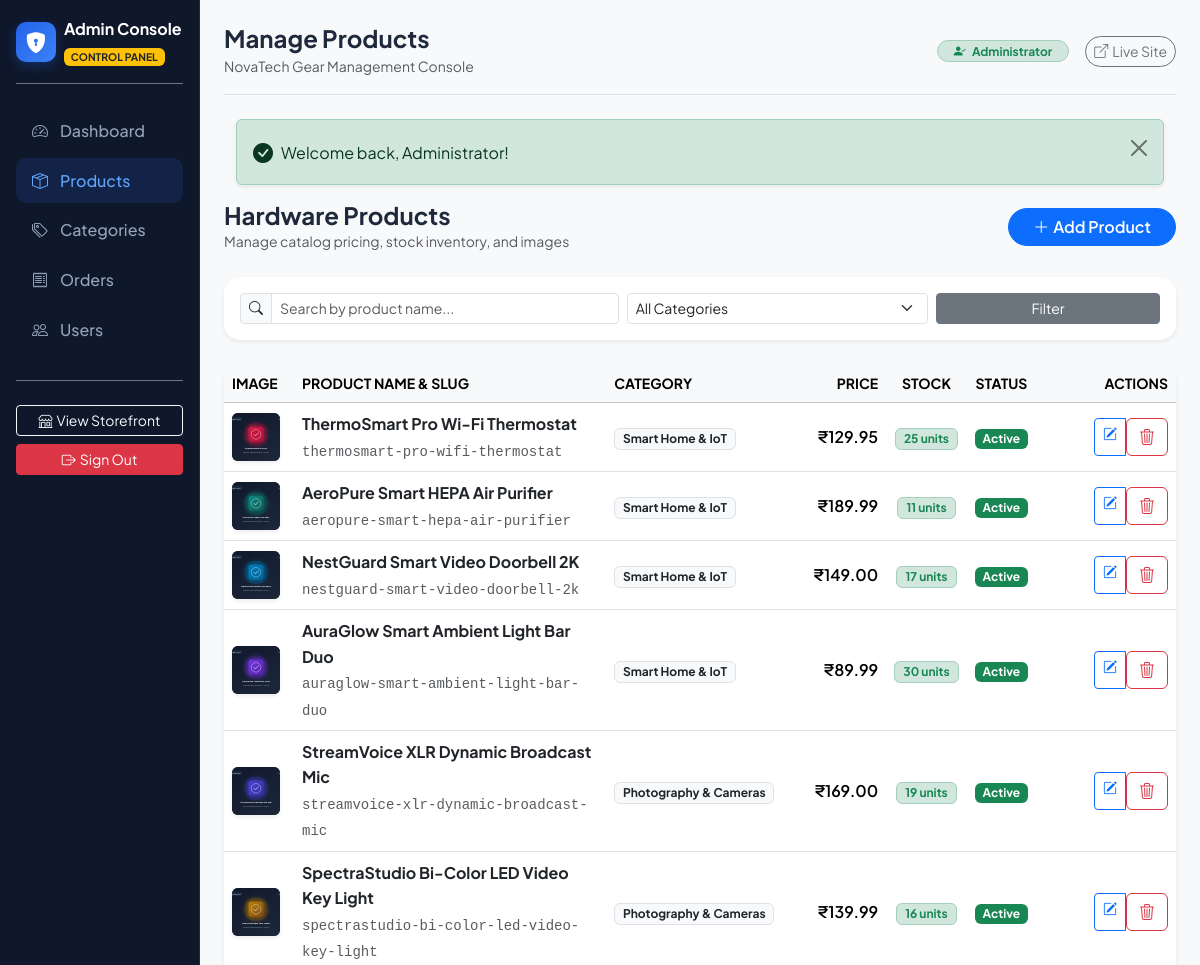
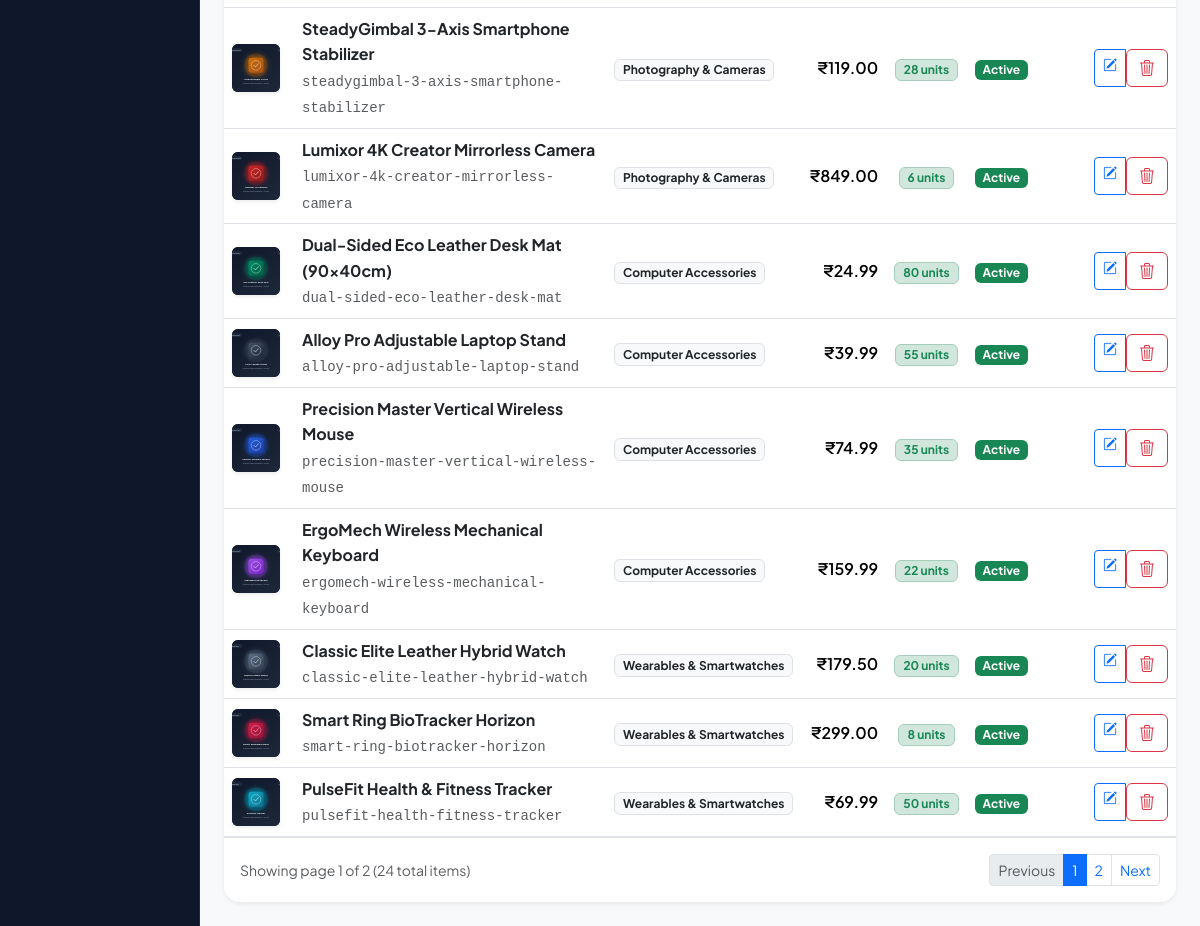
/admin/products (signed in), run on an earlier commit of the app's database (2 pictures, top to bottom).
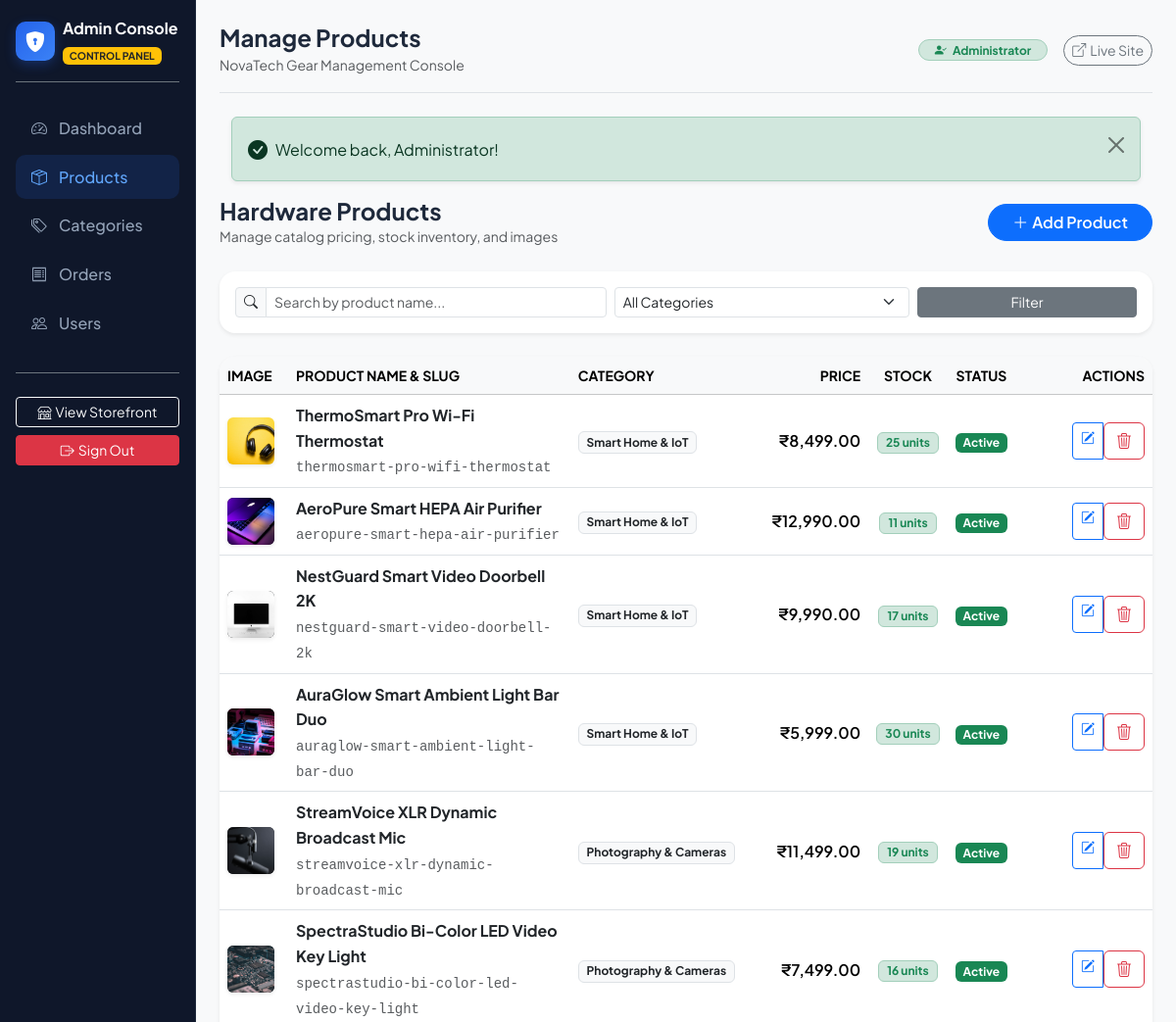
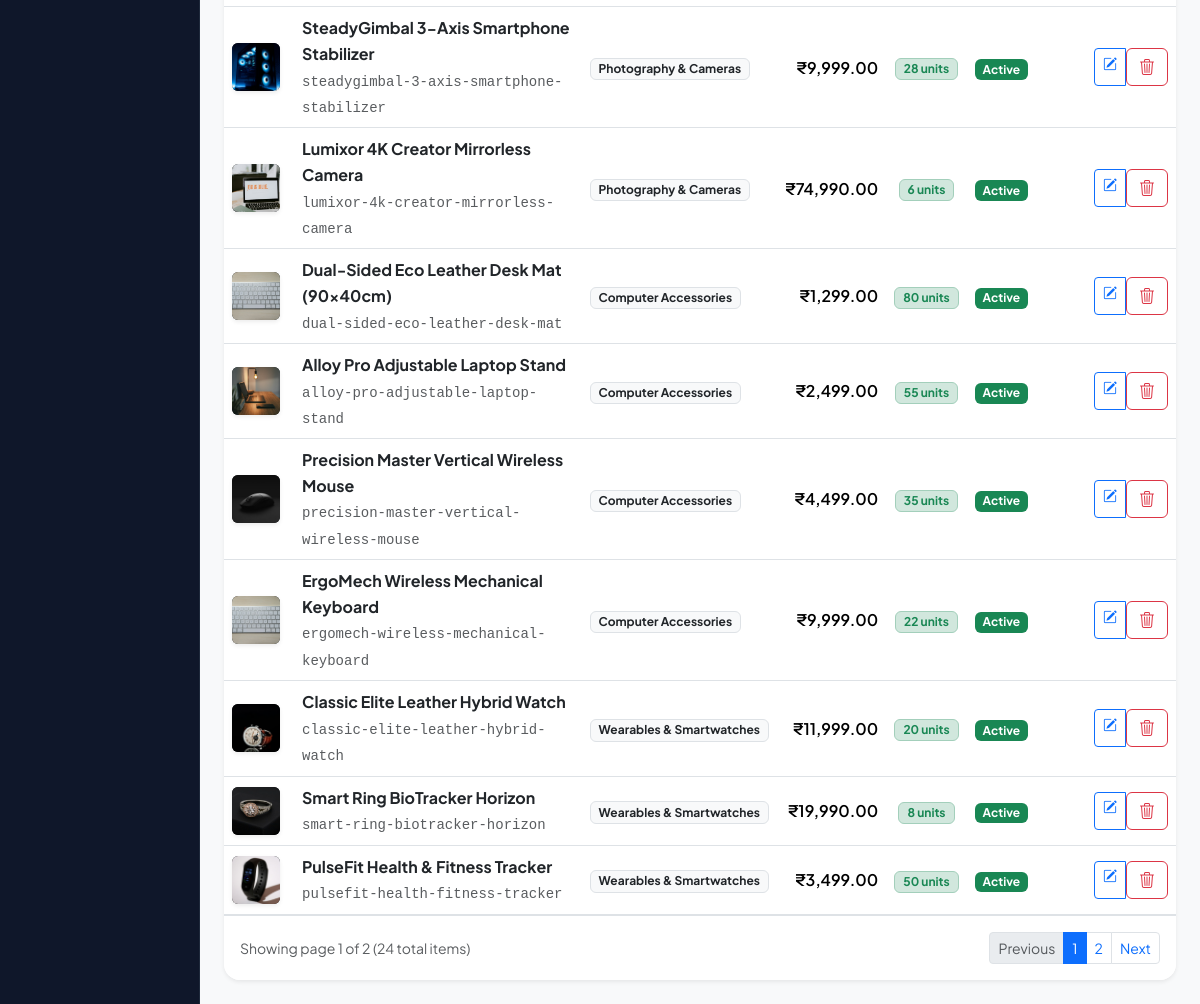
And on a later commit of the database (2 pictures, top to bottom).
### tables this page shows
CREATE TABLE `products` (
    `id` INT UNSIGNED AUTO_INCREMENT PRIMARY KEY,
    `category_id` INT UNSIGNED NOT NULL,
    `name` VARCHAR(150) NOT NULL,
    `slug` VARCHAR(150) NOT NULL UNIQUE,
    `description` TEXT NULL,
    `price` DECIMAL(10, 2) NOT NULL,
    `original_price` DECIMAL(10, 2) NULL,
    `brand` VARCHAR(100) NULL,
    `rating` DECIMAL(2, 1) NOT NULL DEFAULT 4.5,
    `review_count` INT UNSIGNED NOT NULL DEFAULT 0,
    `is_featured` TINYINT(1) NOT NULL DEFAULT 0,
    `is_deal` TINYINT(1) NOT NULL DEFAULT 0,
    `stock` INT NOT NULL DEFAULT 0,
    `image` VARCHAR(255) NULL,
    `is_active` TINYINT(1) NOT NULL DEFAULT 1,
    `created_at` TIMESTAMP NOT NULL DEFAULT CURRENT_TIMESTAMP,
    CONSTRAINT `fk_products_category` 
        FOREIGN KEY (`category_id`) REFERENCES `categories` (`id`) 
        ON DELETE RESTRICT ON UPDATE CASCADE,
    INDEX `idx_products_category` (`category_id`),
    INDEX `idx_products_is_active` (`is_active`),
    INDEX `idx_products_slug` (`slug`),
    INDEX `idx_products_featured` (`is_featured`),
    INDEX `idx_products_deal` (`is_deal`)
);

CREATE TABLE `categories` (
    `id` INT UNSIGNED AUTO_INCREMENT PRIMARY KEY,
    `name` VARCHAR(100) NOT NULL,
    `slug` VARCHAR(100) NOT NULL UNIQUE,
    INDEX `idx_categories_slug` (`slug`)
);

### app/views/admin/products/index.php (the view, shortened to what the rows shown need)
<div class="d-flex flex-column flex-md-row justify-content-between align-items-md-center mb-4 gap-3">
    <div>
        <h4 class="fw-bold m-0">Hardware Products</h4>
        <p class="text-muted small m-0">Manage catalog pricing, stock inventory, and images</p>
    </div>
    <div class="d-flex gap-2">
        <a href="/admin/products/create" class="btn btn-primary rounded-pill px-4 fw-semibold">
            <i class="bi bi-plus-lg me-1"></i>Add Product
        </a>
    </div>
</div>
<div class="card border-0 shadow-sm rounded-4 p-3 mb-4">
    <form action="/admin/products" method="GET" class="row g-2 align-items-center">
        <div class="col-md-5">
            <div class="input-group input-group-sm">
                <span class="input-group-text bg-light"><i class="bi bi-search"></i></span>
                <input type="text" name="q" class="form-control" placeholder="Search by product name..." value="<?= e($filters['q'] ?? '') ?>">
            </div>
        </div>
        <div class="col-md-4">
            <select name="category_id" class="form-select form-select-sm" onchange="this.form.submit()">
                <option value="0">All Categories</option>
            </select>
        </div>
        <div class="col-md-3 d-flex gap-2">
            <button type="submit" class="btn btn-secondary btn-sm flex-grow-1">Filter</button>
        </div>
    </form>
</div>
<div class="card border-0 shadow-sm rounded-4 overflow-hidden">
    <div class="table-responsive">
        <table class="table table-hover align-middle mb-0">
            <thead class="table-light small text-muted text-uppercase">
                <tr>
                    <th style="width: 70px;">Image</th>
                    <th>Product Name & Slug</th>
                    <th>Category</th>
                    <th class="text-end">Price</th>
                    <th class="text-center">Stock</th>
                    <th class="text-center">Status</th>
                    <th class="text-end" style="width: 140px;">Actions</th>
                </tr>
            </thead>
            <tbody>
                <?php if (empty($products)): ?>
                    <tr>
                        <td colspan="7" class="text-center py-4 text-muted">No products found matching criteria.</td>
                    </tr>
                <?php else: ?>
                    <?php foreach ($products as $p): ?>
                        <tr>
                            <td>
                                <img src="<?= upload_url($p['image']) ?>" alt="" class="rounded bg-dark shadow-sm" style="width: 48px; height: 48px; object-fit: cover;">
                            </td>
                            <td>
                                <div class="fw-bold text-dark"><?= e($p['name']) ?></div>
                                <span class="small text-muted font-monospace"><?= e($p['slug']) ?></span>
                            </td>
                            <td>
                                <span class="badge bg-light text-dark border small"><?= e($p['category_name']) ?></span>
                            </td>
                            <td class="text-end fw-semibold"><?= format_price($p['price']) ?></td>
                            <td class="text-center">
                                <?php if ($p['stock'] <= 5): ?>
                                    <span class="badge bg-danger-subtle text-danger border border-danger-subtle px-2 py-1"><?= $p['stock'] ?> units</span>
                                <?php else: ?>
                                    <span class="badge bg-success-subtle text-success border border-success-subtle px-2 py-1"><?= $p['stock'] ?> units</span>
                                <?php endif; ?>
                            </td>
                            <td class="text-center">
                                <?php if ($p['is_active']): ?>
                                    <span class="badge bg-success small">Active</span>
                                <?php else: ?>
                                    <span class="badge bg-secondary small">Inactive</span>
                                <?php endif; ?>
                            </td>
                            <td class="text-end">
                                <div class="btn-group btn-group-sm">
                                    <a href="/admin/products/<?= $p['id'] ?>/edit" class="btn btn-outline-primary" title="Edit">
                                        <i class="bi bi-pencil-square"></i>
                                    </a>
                                    <form action="/admin/products/<?= $p['id'] ?>/delete" method="POST" class="d-inline m-0" onsubmit="return confirm('Delete or deactivate product <?= e($p['name']) ?>?');">
                                        <button type="submit" class="btn btn-outline-danger" title="Delete">
                                            <i class="bi bi-trash3"></i>
                                        </button>
                                    </form>
                                </div>
                            </td>
                        </tr>
                    <?php endforeach; ?>
                <?php endif; ?>
            </tbody>
        </table>
    </div>
    <?php if ($totalPages > 1): ?>
        <div class="card-footer bg-white p-3 border-top d-flex justify-content-between align-items-center">
            <span class="small text-muted">Showing page <?= $page ?> of <?= $totalPages ?> (<?= $totalItems ?> total items)</span>
            <ul class="pagination pagination-sm m-0">
                <li class="page-item <?= ($page <= 1) ? 'disabled' : '' ?>">
                    <a class="page-link" href="/admin/products?page=<?= $page - 1 ?>&q=<?= urlencode($filters['q'] ?? '') ?>">Previous</a>
                </li>
                <?php for ($p = 1; $p <= $totalPages; $p++): ?>
                    <li class="page-item <?= ($p === $page) ? 'active' : '' ?>">
                        <a class="page-link" href="/admin/products?page=<?= $p ?>&q=<?= urlencode($filters['q'] ?? '') ?>"><?= $p ?></a>
                    </li>
                <?php endfor; ?>
                <li class="page-item <?= ($page >= $totalPages) ? 'disabled' : '' ?>">
                    <a class="page-link" href="/admin/products?page=<?= $page + 1 ?>&q=<?= urlencode($filters['q'] ?? '') ?>">Next</a>
                </li>
            </ul>
        </div>
    <?php endif; ?>
</div>

### app/core/Router.php (shortened to what the rows shown need)
<?php
class Router
{
    private array $routes = [];
    private array $groupMiddleware = [];
    public function group(array $attributes, callable $callback): void
    {
        $previousMiddleware = $this->groupMiddleware;
        if (isset($attributes['middleware'])) {
            $middlewares = is_array($attributes['middleware']) ? $attributes['middleware'] : [$attributes['middleware']];
            $this->groupMiddleware = array_merge($this->groupMiddleware, $middlewares);
        }
        $this->groupMiddleware = $previousMiddleware;
    }
    private function addRoute(string $method, string $path, array|callable $handler, array $middleware = []): self
    {
        $allMiddleware = array_merge($this->groupMiddleware, $middleware);
        $cleanPath = '/' . trim($path, '/');
        $pattern = preg_replace('/\{([a-zA-Z0-9_]+)\}/', '(?P<$1>[^/]+)', $cleanPath);
        $pattern = "#^" . $pattern . "$#";
        $this->routes[] = [
            'method'     => strtoupper($method),
            'path'       => $cleanPath,
            'pattern'    => $pattern,
            'handler'    => $handler,
            'middleware' => $allMiddleware
        ];
        return $this;
    }
    public function dispatch(Request $request): void
    {
        $method = $request->method();
        $uri = $request->uri();
        foreach ($this->routes as $route) {
            if ($route['method'] !== $method) {
                continue;
            }
            if (preg_match($route['pattern'], $uri, $matches)) {
                $params = [];
                $handler = $route['handler'];
                if (is_array($handler) && count($handler) === 2) {
                    [$controllerClass, $action] = $handler;
                    $controller = new $controllerClass();
                    $controller->$action($request, ...array_values($params));
                    return;
                }
            }
        }
    }
}

What changed in the data, as far as the page shows it:
changed products "ThermoSmart Pro Wi-Fi Thermostat": image: a different picture; price "₹129.95" → "₹8,499.00"
changed products "AeroPure Smart HEPA Air Purifier": image: a different picture; price "₹189.99" → "₹12,990.00"
changed products "NestGuard Smart Video Doorbell 2K": image: a different picture; price "₹149.00" → "₹9,990.00"
changed products "AuraGlow Smart Ambient Light Bar Duo": image: a different picture; price "₹89.99" → "₹5,999.00"
changed products "StreamVoice XLR Dynamic Broadcast Mic": image: a different picture; price "₹169.00" → "₹11,499.00"
changed products "SpectraStudio Bi-Color LED Video Key Light": image: a different picture; price "₹139.99" → "₹7,499.00"
changed products "SteadyGimbal 3-Axis Smartphone Stabilizer": image: a different picture; price "₹119.00" → "₹9,999.00"
changed products "Lumixor 4K Creator Mirrorless Camera": image: a different picture; price "₹849.00" → "₹74,990.00"
changed products "Dual-Sided Eco Leather Desk Mat (90x40cm)": image: a different picture; price "₹24.99" → "₹1,299.00"
changed products "Alloy Pro Adjustable Laptop Stand": image: a different picture; price "₹39.99" → "₹2,499.00"
changed products "Precision Master Vertical Wireless Mouse": image: a different picture; price "₹74.99" → "₹4,499.00"
changed products "ErgoMech Wireless Mechanical Keyboard": image: a different picture; price "₹159.99" → "₹9,999.00"
changed products "Classic Elite Leather Hybrid Watch": image: a different picture; price "₹179.50" → "₹11,999.00"
changed products "Smart Ring BioTracker Horizon": image: a different picture; price "₹299.00" → "₹19,990.00"
changed products "PulseFit Health & Fitness Tracker": image: a different picture; price "₹69.99" → "₹3,499.00"
